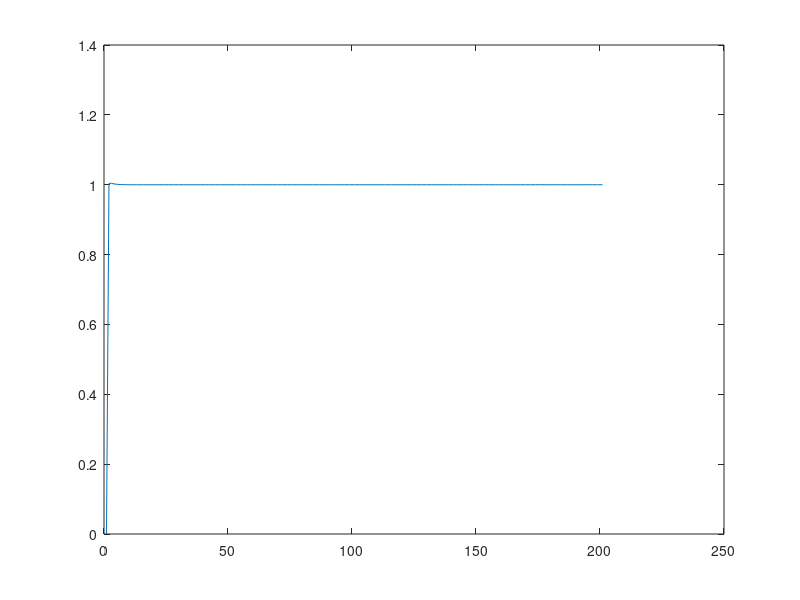

Write the MATLAB code that produced this figure. (Note: this script raises an error after producing the figure.)
num = [60 300];
den = [1 6.2 -53.8 1];
plant = tf(num,den);

% Specify the PID controller gains
Kp = 100;
Ki = 5;
Kd = 2;

% Create the PID controller transfer function
controller = pid(Kp, Ki, Kd);

% Connect the controller and plant in series to create a closed-loop system
sys_cl = feedback(controller * plant, 1);

% Simulate the step response of the closed-loop system
t = 0:0.1:20;
S = step(sys_cl, t);

figure
plot(S)
stepinfo(S)
% Add labels to the plot
title('Step Response with PID Controller');
xlabel('Time (sec)');
ylabel('Output');

damp(sys_cl)
